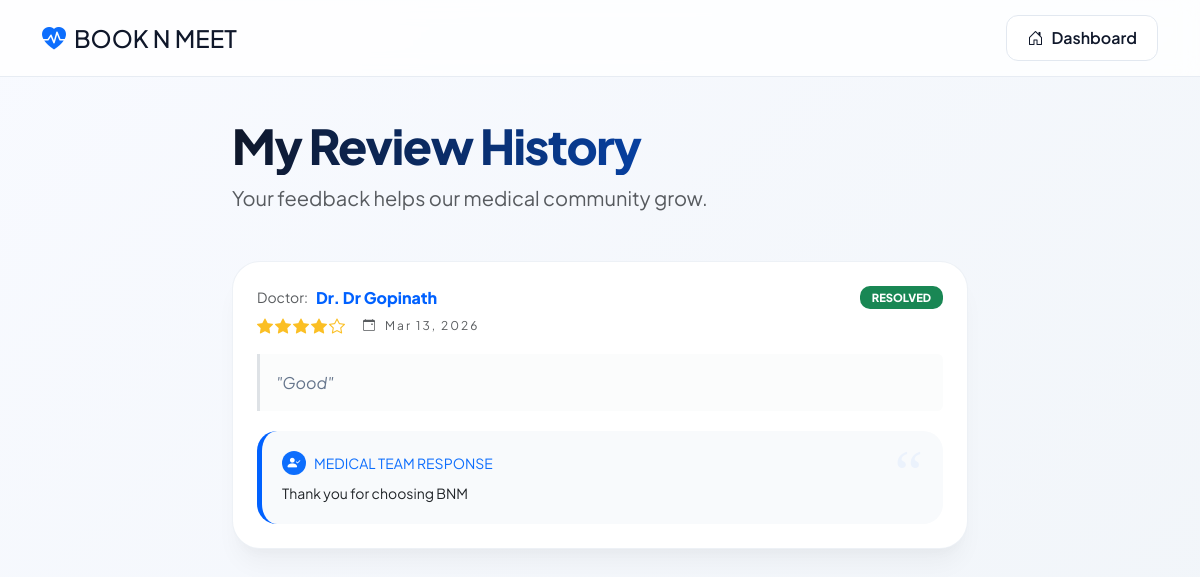
Screenshot of /my-reviews/ (signed in) with the database file from the repository.
### new_app/models.py (models this page shows, shortened)
class Review(models.Model):
    patient = models.ForeignKey('Patient', on_delete=models.CASCADE)
    doctor = models.ForeignKey('Doctor', on_delete=models.CASCADE)
    rating = models.IntegerField()
    comment = models.TextField()
    reply = models.TextField(null=True, blank=True)
    created_at = models.DateTimeField(auto_now_add=True)

class Doctor(models.Model):
    reg_user = models.OneToOneField(Register, on_delete=models.CASCADE, related_name='doctor_profile')
    doctor_name = models.CharField(max_length=50)
    specialization = models.CharField(max_length=100)
    email = models.EmailField()
    image = models.ImageField(upload_to='doctors/')

### new_app/patient_views.py (the view)
# urls.py: path('my-reviews/', patient_views.view_my_reviews, name='view_my_reviews'),
@login_required(login_url='login_view')
def view_my_reviews(request):
    try:
        patient_profile = Patient.objects.get(reg_user=request.user)
    except Patient.DoesNotExist:
        messages.error(request, "Patient profile not found.")
        return redirect('home')
    user_reviews = Review.objects.filter(patient=patient_profile).order_by('-created_at')
    return render(request, 'patient/my_reviews.html', {
        'reviews': user_reviews
    })

### templates/patient/my_reviews.html (shortened to what this page needs)
<!DOCTYPE html>
<html lang="en">
<head>
    <link href="https://cdn.jsdelivr.net/npm/bootstrap@5.3.2/dist/css/bootstrap.min.css" rel="stylesheet">
    <link rel="stylesheet" href="https://cdn.jsdelivr.net/npm/bootstrap-icons@1.11.1/font/bootstrap-icons.css">
</head>
<body>
<nav class="glass-nav">
    <div class="container d-flex justify-content-between align-items-center">
        <h4 class="fw-800 mb-0"><i class="bi bi-heart-pulse-fill text-primary me-2"></i>BOOK N MEET</h4>
        <a href="{% url 'patient_viewbase' %}" class="dashboard-btn">
            <i class="bi bi-house-door me-2"></i>Dashboard
        </a>
    </div>
</nav>
<div class="container pb-5">
    <div class="row justify-content-center">
        <div class="col-lg-9 col-xl-8">
            <div class="mb-5">
                <h1 class="section-header display-5 mb-2">My Review History</h1>
                <p class="text-muted fs-5">Your feedback helps our medical community grow.</p>
            </div>
            {% for r in reviews %}
            <div class="card card-custom p-4">
                <div class="d-flex justify-content-between align-items-start mb-3">
                    <div>
                        <div class="d-flex align-items-center gap-2 mb-1">
                            <span class="text-muted small">Doctor:</span>
                            <a href="#" class="doctor-link">Dr. {{ r.doctor.doctor_name }}</a>
                        </div>
                        <div class="star-rating d-flex align-items-center">
                            {% for i in "12345"|make_list %}
                                <i class="bi bi-star{% if forloop.counter <= r.rating %}-fill{% endif %}"></i>
                            {% endfor %}
                            <span class="text-muted ms-3 fw-600" style="font-size: 0.75rem;">
                                <i class="bi bi-calendar-event me-1"></i> {{ r.created_at|date:"M d, Y" }}
                            </span>
                        </div>
                    </div>
                    {% if r.reply %}
                        <span class="badge bg-success status-badge">Resolved</span>
                    {% else %}
                        <span class="badge bg-light text-muted border status-badge">Pending Reply</span>
                    {% endif %}
                </div>
                <div class="p-3 border-start border-3 bg-light bg-opacity-50 rounded-end">
                    <p class="comment-text mb-0">"{{ r.comment }}"</p>
                </div>
                {% if r.reply %}
                <div class="reply-section">
                    <div class="d-flex align-items-center mb-2">
                        <div class="bg-primary text-white rounded-circle p-1 d-flex align-items-center justify-content-center me-2" style="width: 24px; height: 24px;">
                            <i class="bi bi-person-check-fill" style="font-size: 0.8rem;"></i>
                        </div>
                        <span class="fw-800 small text-primary text-uppercase">Medical Team Response</span>
                    </div>
                    <p class="mb-0 text-dark small fw-500">{{ r.reply }}</p>
                </div>
                {% endif %}
            </div>
            {% endfor %}
        </div>
    </div>
</div>
</body>
</html>

### templates/patient/my_reviews.html (style rules this page uses)
:root { --primary: #0061ff; --text-dark: #0f172a; --text-muted: #64748b; --bg-gradient: linear-gradient(135deg, #f8faff 0%, #f1f5f9 100%); --reply-bg: #f8fafc; --card-shadow: 0 20px 25px -5px rgba(0, 0, 0, 0.04), 0 10px 10px -5px rgba(0, 0, 0, 0.02); }
body { background: var(--bg-gradient); font-family: 'Plus Jakarta Sans', sans-serif; color: var(--text-dark); min-height: 100vh; }
.glass-nav { background: rgba(255, 255, 255, 0.8); backdrop-filter: blur(10px); border-bottom: 1px solid rgba(226, 232, 240, 0.8); position: sticky; top: 0; z-index: 1000; padding: 15px 0; margin-bottom: 40px; }
.dashboard-btn { background: white; border: 1px solid #e2e8f0; color: var(--text-dark); font-weight: 600; border-radius: 12px; padding: 10px 20px; transition: 0.3s; text-decoration: none; }
.section-header { font-weight: 800; letter-spacing: -1.5px; background: linear-gradient(90deg, #0f172a, #0061ff); -webkit-background-clip: text; -webkit-text-fill-color: transparent; }
.card-custom { border: 1px solid rgba(226, 232, 240, 0.6); border-radius: 28px; box-shadow: var(--card-shadow); background: white; margin-bottom: 24px; transition: transform 0.3s ease; }
.doctor-link { color: var(--primary); font-weight: 800; text-decoration: none; transition: 0.2s; }
.star-rating { color: #fbbf24; letter-spacing: 2px; }
.reply-section { background: var(--reply-bg); border-radius: 20px; padding: 20px; margin-top: 20px; border-left: 5px solid var(--primary); position: relative; }
.reply-section::before { content: "“"; position: absolute; right: 20px; top: 10px; font-size: 4rem; color: rgba(0, 97, 255, 0.05); font-family: serif; line-height: 1; }
.status-badge { font-size: 0.7rem; padding: 6px 12px; border-radius: 10px; font-weight: 800; text-transform: uppercase; }
.comment-text { font-style: italic; color: var(--text-muted); line-height: 1.6; }

### rows the page displays
Review: doctor.doctor_name "Dr Gopinath", rating 4 (drawn), created_at "Mar 13, 2026", shows "RESOLVED", comment "Good", reply "Thank you for choosing BNM"
